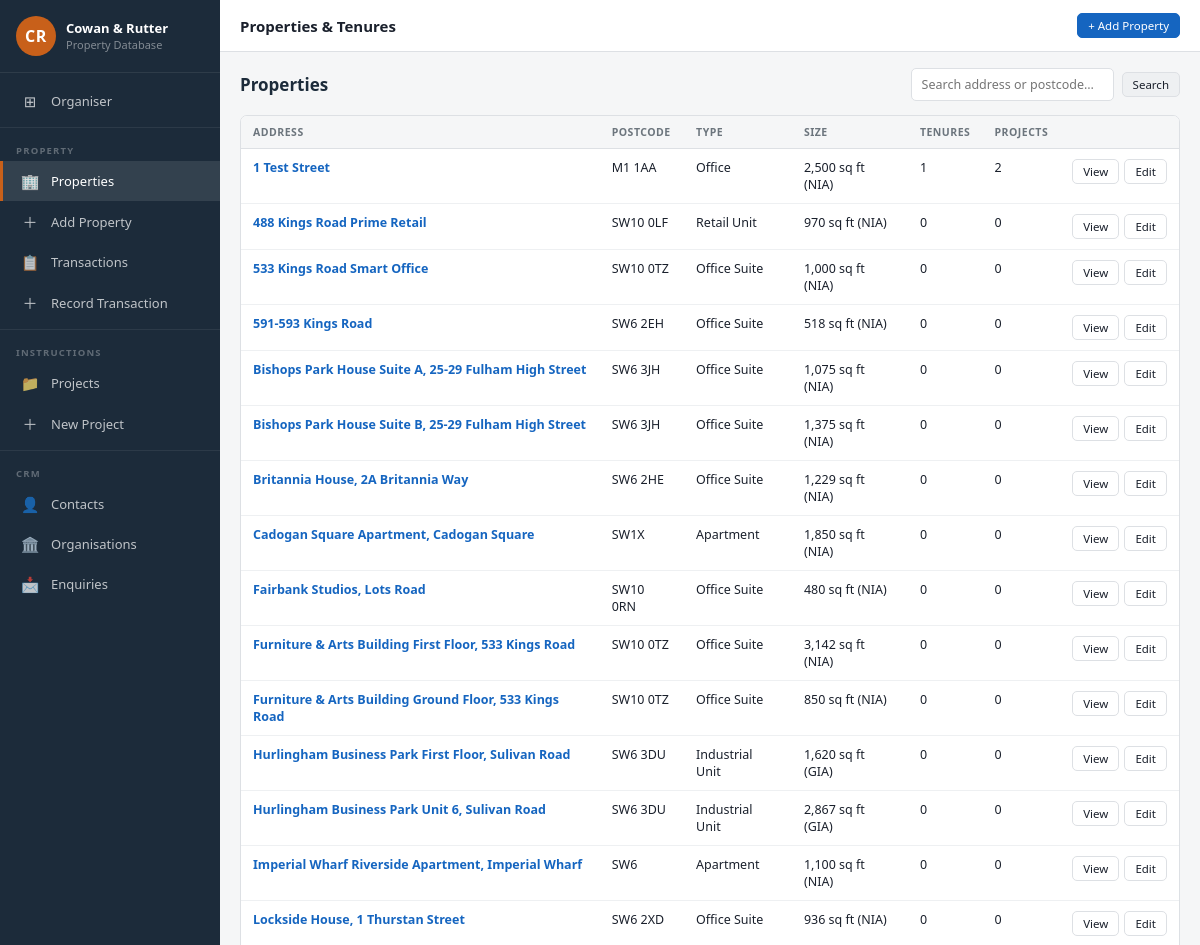
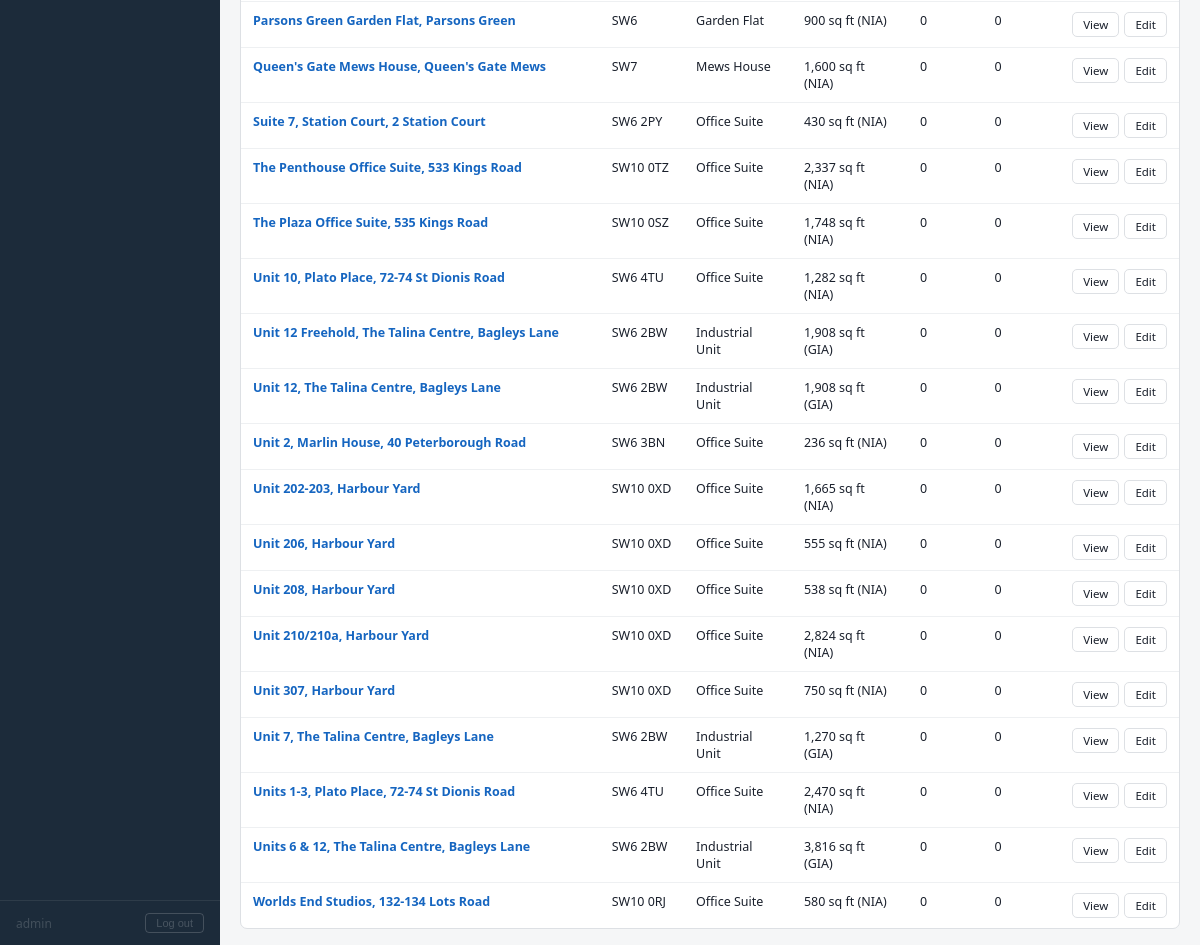
The page /properties (signed in) on the database its author committed (2 pictures, top to bottom).
### app.py (models this page shows, shortened)
class User(UserMixin, db.Model):
    __tablename__ = 'users'
    id            = db.Column(db.Integer, primary_key=True)
    username      = db.Column(db.String(80), unique=True, nullable=False)
    password_hash = db.Column(db.String(255), nullable=False)

class Property(db.Model):
    __tablename__ = 'properties'
    id = db.Column(db.Integer, primary_key=True)
    address = db.Column(db.String(255), nullable=False)
    postcode = db.Column(db.String(20), nullable=False)
    property_type = db.Column(db.String(50))          # Office, Retail, Industrial, etc.
    size = db.Column(db.Float)
    measurement_type = db.Column(db.String(10))        # GIA, NIA, GEA
    description = db.Column(db.Text)
    created_at = db.Column(db.DateTime, default=datetime.utcnow)
    residential_use   = db.Column(db.String(30))  # Owner Occupied, HMO, Residential Investment, Vacant
    website_listed    = db.Column(db.Boolean, default=False)
    website_category  = db.Column(db.String(20))   # commercial / residential
    listing_status    = db.Column(db.String(20))   # available / under-offer / let-agreed / sold
    featured          = db.Column(db.Boolean, default=False)
    area              = db.Column(db.String(100))  # e.g. Chelsea, Fulham
    use_class         = db.Column(db.String(30))   # office / retail / industrial (commercial)
    listing_price     = db.Column(db.Float)
    listing_price_unit= db.Column(db.String(10))   # pa / pcm / sale / poa
    price_display     = db.Column(db.String(100))  # optional custom price string
    beds              = db.Column(db.Integer)
    baths             = db.Column(db.Integer)
    lat               = db.Column(db.Float)
    lng               = db.Column(db.Float)
    photo_id          = db.Column(db.String(100))
    blurb             = db.Column(db.Text)
    listing_size      = db.Column(db.Float)
    listing_size_unit = db.Column(db.String(20))
    brochure_data     = db.Column(db.LargeBinary)
    brochure_filename = db.Column(db.String(255))
    brochure_size     = db.Column(db.Integer)
    floor_plan_data   = db.Column(db.LargeBinary)
    floor_plan_filename = db.Column(db.String(255))
    floor_plan_size   = db.Column(db.Integer)
    transactions = db.relationship('Transaction', backref='property', lazy=True, cascade='all, delete-orphan')
    projects = db.relationship('Project', backref='property', lazy=True, cascade='all, delete-orphan')
    @property
    def display_size(self):
        if self.size and self.measurement_type:
            return f"{self.size:,.0f} sq ft ({self.measurement_type})"
        return '—'

### app.py (the view)
@app.route('/properties')
def properties_list():
    q = request.args.get('q', '')
    query = Property.query
    if q:
        query = query.filter(
            db.or_(Property.address.ilike(f'%{q}%'), Property.postcode.ilike(f'%{q}%'))
        )
    properties = query.order_by(Property.address).all()
    return render_template('properties/list.html', properties=properties, q=q)

### app.py (called while the page is built)
@login_manager.user_loader
def load_user(user_id):
    return User.query.get(int(user_id))

@app.before_request
def require_login():
    if request.endpoint in _PUBLIC_ENDPOINTS:
        return
    if not current_user.is_authenticated:
        return redirect(url_for('login', next=request.url))

### templates/properties/list.html (shortened to what this page needs)
{% extends "base.html" %}
{% block topbar_title %}Properties &amp; Tenures{% endblock %}
{% block topbar_actions %}
  <a href="{{ url_for('property_new') }}" class="btn btn-primary btn-sm">+ Add Property</a>
{% endblock %}
{% block content %}
<div class="section-header">
  <h2>Properties</h2>
  <form class="search-bar" method="get">
    <input type="text" name="q" value="{{ q }}" placeholder="Search address or postcode…">
    <button class="btn btn-secondary btn-sm" type="submit">Search</button>
  </form>
</div>
{% if properties %}
<div class="table-wrap">
  <table>
    <thead>
      <tr>
        <th>Address</th>
        <th>Postcode</th>
        <th>Type</th>
        <th>Size</th>
        <th>Tenures</th>
        <th>Projects</th>
        <th></th>
      </tr>
    </thead>
    <tbody>
      {% for p in properties %}
      <tr>
        <td><a href="{{ url_for('property_detail', id=p.id) }}"><strong>{{ p.address }}</strong></a></td>
        <td>{{ p.postcode }}</td>
        <td>{{ p.property_type or '—' }}</td>
        <td>{{ p.display_size }}</td>
        <td>{{ p.transactions | length }}</td>
        <td>{{ p.projects | length }}</td>
        <td>
          <div class="td-actions">
            <a href="{{ url_for('property_detail', id=p.id) }}" class="btn btn-sm btn-outline">View</a>
            <a href="{{ url_for('property_edit', id=p.id) }}" class="btn btn-sm btn-outline">Edit</a>
          </div>
        </td>
      </tr>
      {% endfor %}
    </tbody>
  </table>
</div>
{% endif %}
{% endblock %}

### templates/base.html (shortened to what this page needs)
<!DOCTYPE html>
<html lang="en">
<head>
  <link rel="stylesheet" href="{{ url_for('static', filename='css/style.css') }}">
</head>
<body>
<div class="shell">
  <nav class="sidebar">
    <div class="sidebar-profile">
      <div class="sidebar-avatar">CR</div>
      <div class="sidebar-profile-info">
        <h2>Cowan &amp; Rutter</h2>
        <p>Property Database</p>
      </div>
    </div>
    <div class="sidebar-nav">
      <a href="{{ url_for('dashboard') }}" class="{{ 'active' if request.endpoint == 'dashboard' else '' }}">
        <span class="nav-icon">⊞</span> Organiser
      </a>
      <div class="nav-divider"></div>
      <div class="nav-section-label">Property</div>
      <a href="{{ url_for('properties_list') }}" class="{{ 'active' if 'propert' in request.endpoint and request.endpoint != 'property_new' else '' }}">
        <span class="nav-icon">🏢</span> Properties
      </a>
      <a href="{{ url_for('property_new') }}" class="{{ 'active' if request.endpoint == 'property_new' else '' }}">
        <span class="nav-icon">＋</span> Add Property
      </a>
      <a href="{{ url_for('transactions_list') }}" class="{{ 'active' if 'transaction' in request.endpoint and request.endpoint != 'transaction_new' else '' }}">
        <span class="nav-icon">📋</span> Transactions
      </a>
      <a href="{{ url_for('transaction_new') }}" class="{{ 'active' if request.endpoint == 'transaction_new' else '' }}">
        <span class="nav-icon">＋</span> Record Transaction
      </a>
      <div class="nav-divider"></div>
      <div class="nav-section-label">Instructions</div>
      <a href="{{ url_for('projects_list') }}" class="{{ 'active' if 'project' in request.endpoint and request.endpoint not in ['project_new','document_add','document_delete'] else '' }}">
        <span class="nav-icon">📁</span> Projects
      </a>
      <a href="{{ url_for('project_new') }}" class="{{ 'active' if request.endpoint == 'project_new' else '' }}">
        <span class="nav-icon">＋</span> New Project
      </a>
      <div class="nav-divider"></div>
      <div class="nav-section-label">CRM</div>
      <a href="{{ url_for('contacts_list') }}" class="{{ 'active' if 'contact' in request.endpoint else '' }}">
        <span class="nav-icon">👤</span> Contacts
      </a>
      <a href="{{ url_for('organisations_list') }}" class="{{ 'active' if 'organisation' in request.endpoint else '' }}">
        <span class="nav-icon">🏛️</span> Organisations
      </a>
      <a href="{{ url_for('enquiries_list') }}" class="{{ 'active' if 'enquir' in request.endpoint else '' }}">
        <span class="nav-icon">📩</span> Enquiries
      </a>
    </div>
    <div class="sidebar-footer" style="display:flex;align-items:center;justify-content:space-between;gap:8px">
      <span style="opacity:0.6;font-size:12px">{{ current_user.username }}</span>
      <form action="{{ url_for('logout') }}" method="post" style="margin:0">
        <button type="submit" style="background:none;border:1px solid rgba(255,255,255,0.25);color:inherit;cursor:pointer;padding:3px 10px;border-radius:4px;font-size:11px;opacity:0.7">Log out</button>
      </form>
    </div>
  </nav>
  <div class="main">
    <div class="topbar">
      <div class="topbar-title">{% block topbar_title %}{% endblock %}</div>
      <div class="topbar-actions">{% block topbar_actions %}{% endblock %}</div>
    </div>
    <div class="content">
      {% block content %}{% endblock %}
    </div>
  </div>
</div>
</body>
</html>

### rows shown on the page
User: username "admin"
Property: address "1 Test Street", postcode "M1 1AA", property_type "Office", display_size "2,500 sq ft (NIA)", transactions|length "1", projects|length "2"
Property: address "488 Kings Road Prime Retail", postcode "SW10 0LF", property_type "Retail Unit", display_size "970 sq ft (NIA)", transactions|length "0", projects|length "0"
Property: address "533 Kings Road Smart Office", postcode "SW10 0TZ", property_type "Office Suite", display_size "1,000 sq ft (NIA)", transactions|length "0", projects|length "0"
Property: address "591-593 Kings Road", postcode "SW6 2EH", property_type "Office Suite", display_size "518 sq ft (NIA)", transactions|length "0", projects|length "0"
Property: address "Bishops Park House Suite A, 25-29 Fulham High Street", postcode "SW6 3JH", property_type "Office Suite", display_size "1,075 sq ft (NIA)", transactions|length "0", projects|length "0"
Property: address "Bishops Park House Suite B, 25-29 Fulham High Street", postcode "SW6 3JH", property_type "Office Suite", display_size "1,375 sq ft (NIA)", transactions|length "0", projects|length "0"
Property: address "Britannia House, 2A Britannia Way", postcode "SW6 2HE", property_type "Office Suite", display_size "1,229 sq ft (NIA)", transactions|length "0", projects|length "0"
Property: address "Cadogan Square Apartment, Cadogan Square", postcode "SW1X", property_type "Apartment", display_size "1,850 sq ft (NIA)", transactions|length "0", projects|length "0"
Property: address "Fairbank Studios, Lots Road", postcode "SW10 0RN", property_type "Office Suite", display_size "480 sq ft (NIA)", transactions|length "0", projects|length "0"
Property: address "Furniture & Arts Building First Floor, 533 Kings Road", postcode "SW10 0TZ", property_type "Office Suite", display_size "3,142 sq ft (NIA)", transactions|length "0", projects|length "0"
Property: address "Furniture & Arts Building Ground Floor, 533 Kings Road", postcode "SW10 0TZ", property_type "Office Suite", display_size "850 sq ft (NIA)", transactions|length "0", projects|length "0"
Property: address "Hurlingham Business Park First Floor, Sulivan Road", postcode "SW6 3DU", property_type "Industrial Unit", display_size "1,620 sq ft (GIA)", transactions|length "0", projects|length "0"
Property: address "Hurlingham Business Park Unit 6, Sulivan Road", postcode "SW6 3DU", property_type "Industrial Unit", display_size "2,867 sq ft (GIA)", transactions|length "0", projects|length "0"
Property: address "Imperial Wharf Riverside Apartment, Imperial Wharf", postcode "SW6", property_type "Apartment", display_size "1,100 sq ft (NIA)", transactions|length "0", projects|length "0"
Property: address "Lockside House, 1 Thurstan Street", postcode "SW6 2XD", property_type "Office Suite", display_size "936 sq ft (NIA)", transactions|length "0", projects|length "0"
Property: address "Parsons Green Garden Flat, Parsons Green", postcode "SW6", property_type "Garden Flat", display_size "900 sq ft (NIA)", transactions|length "0", projects|length "0"
Property: address "Queen's Gate Mews House, Queen's Gate Mews", postcode "SW7", property_type "Mews House", display_size "1,600 sq ft (NIA)", transactions|length "0", projects|length "0"
Property: address "Suite 7, Station Court, 2 Station Court", postcode "SW6 2PY", property_type "Office Suite", display_size "430 sq ft (NIA)", transactions|length "0", projects|length "0"
Property: address "The Penthouse Office Suite, 533 Kings Road", postcode "SW10 0TZ", property_type "Office Suite", display_size "2,337 sq ft (NIA)", transactions|length "0", projects|length "0"
Property: address "The Plaza Office Suite, 535 Kings Road", postcode "SW10 0SZ", property_type "Office Suite", display_size "1,748 sq ft (NIA)", transactions|length "0", projects|length "0"
Property: address "Unit 10, Plato Place, 72-74 St Dionis Road", postcode "SW6 4TU", property_type "Office Suite", display_size "1,282 sq ft (NIA)", transactions|length "0", projects|length "0"
Property: address "Unit 12 Freehold, The Talina Centre, Bagleys Lane", postcode "SW6 2BW", property_type "Industrial Unit", display_size "1,908 sq ft (GIA)", transactions|length "0", projects|length "0"
Property: address "Unit 12, The Talina Centre, Bagleys Lane", postcode "SW6 2BW", property_type "Industrial Unit", display_size "1,908 sq ft (GIA)", transactions|length "0", projects|length "0"
Property: address "Unit 2, Marlin House, 40 Peterborough Road", postcode "SW6 3BN", property_type "Office Suite", display_size "236 sq ft (NIA)", transactions|length "0", projects|length "0"
Property: address "Unit 202-203, Harbour Yard", postcode "SW10 0XD", property_type "Office Suite", display_size "1,665 sq ft (NIA)", transactions|length "0", projects|length "0"
Property: address "Unit 206, Harbour Yard", postcode "SW10 0XD", property_type "Office Suite", display_size "555 sq ft (NIA)", transactions|length "0", projects|length "0"
Property: address "Unit 208, Harbour Yard", postcode "SW10 0XD", property_type "Office Suite", display_size "538 sq ft (NIA)", transactions|length "0", projects|length "0"
Property: address "Unit 210/210a, Harbour Yard", postcode "SW10 0XD", property_type "Office Suite", display_size "2,824 sq ft (NIA)", transactions|length "0", projects|length "0"
Property: address "Unit 307, Harbour Yard", postcode "SW10 0XD", property_type "Office Suite", display_size "750 sq ft (NIA)", transactions|length "0", projects|length "0"
Property: address "Unit 7, The Talina Centre, Bagleys Lane", postcode "SW6 2BW", property_type "Industrial Unit", display_size "1,270 sq ft (GIA)", transactions|length "0", projects|length "0"
Property: address "Units 1-3, Plato Place, 72-74 St Dionis Road", postcode "SW6 4TU", property_type "Office Suite", display_size "2,470 sq ft (NIA)", transactions|length "0", projects|length "0"
Property: address "Units 6 & 12, The Talina Centre, Bagleys Lane", postcode "SW6 2BW", property_type "Industrial Unit", display_size "3,816 sq ft (GIA)", transactions|length "0", projects|length "0"
Property: address "Worlds End Studios, 132-134 Lots Road", postcode "SW10 0RJ", property_type "Office Suite", display_size "580 sq ft (NIA)", transactions|length "0", projects|length "0"
